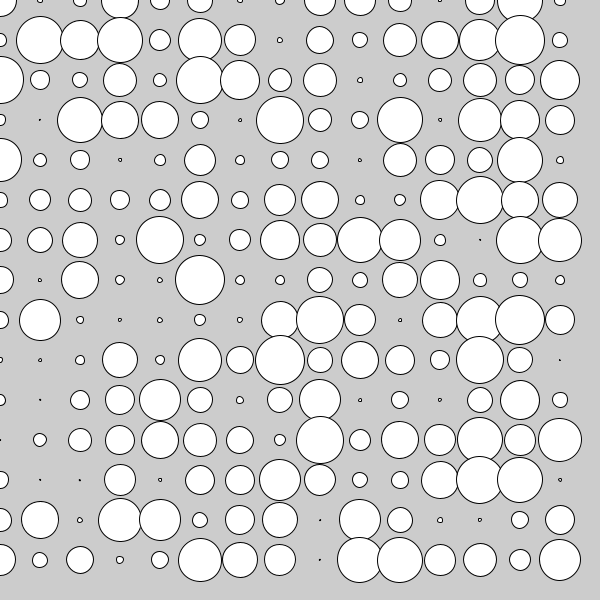
Frame 1 (no input)
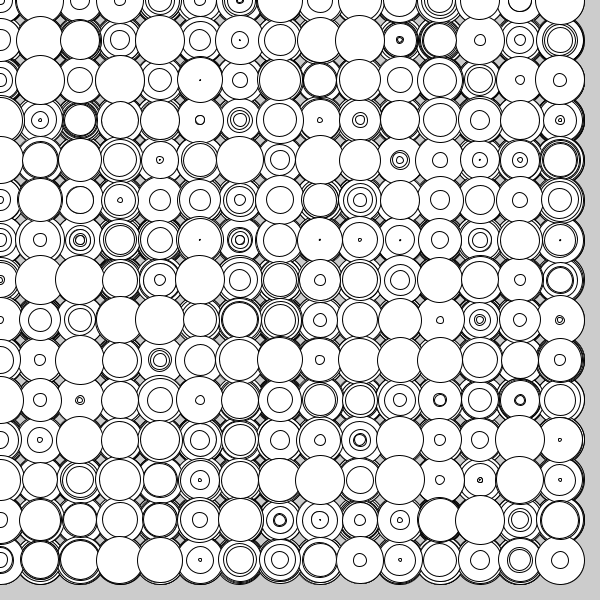
Frame 60 (the mouse pressed at the canvas centre just before this capture)
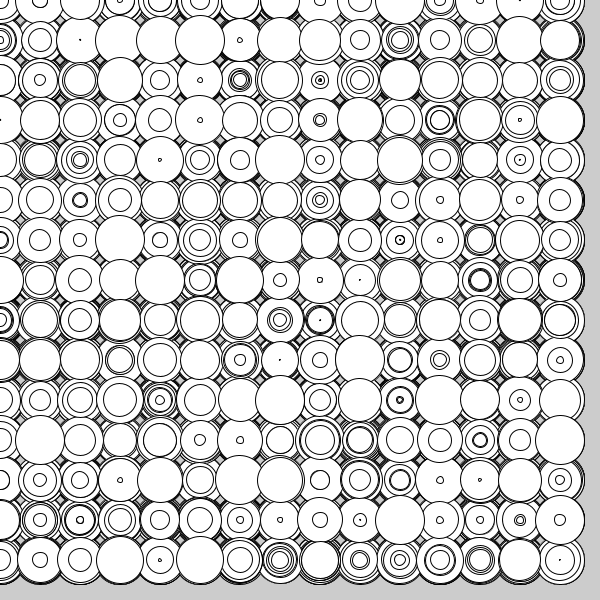
Frame 120 (the mouse held since frame 60 and released just before this capture)

The Processing sketch that drew these frames (run headless with seeded random() and noise(); from frame 60 on, the mouse is pressed at the canvas centre):

// Processing sketch: s16_grid_using_for_loop
// ── s16_grid_using_for_loop.pde
void setup() {
  size(600, 600);
}

void draw() {
  // Create a grid with nested for loops
  // First we count columns...
  for (float x = 0; x < width; x = x + 40) {
    // For each column we count rows...
    for (float y = 0; y < height; y = y + 40) {
      float sz = random(50);
      ellipse(x, y, sz, sz);
    }
  }
}
